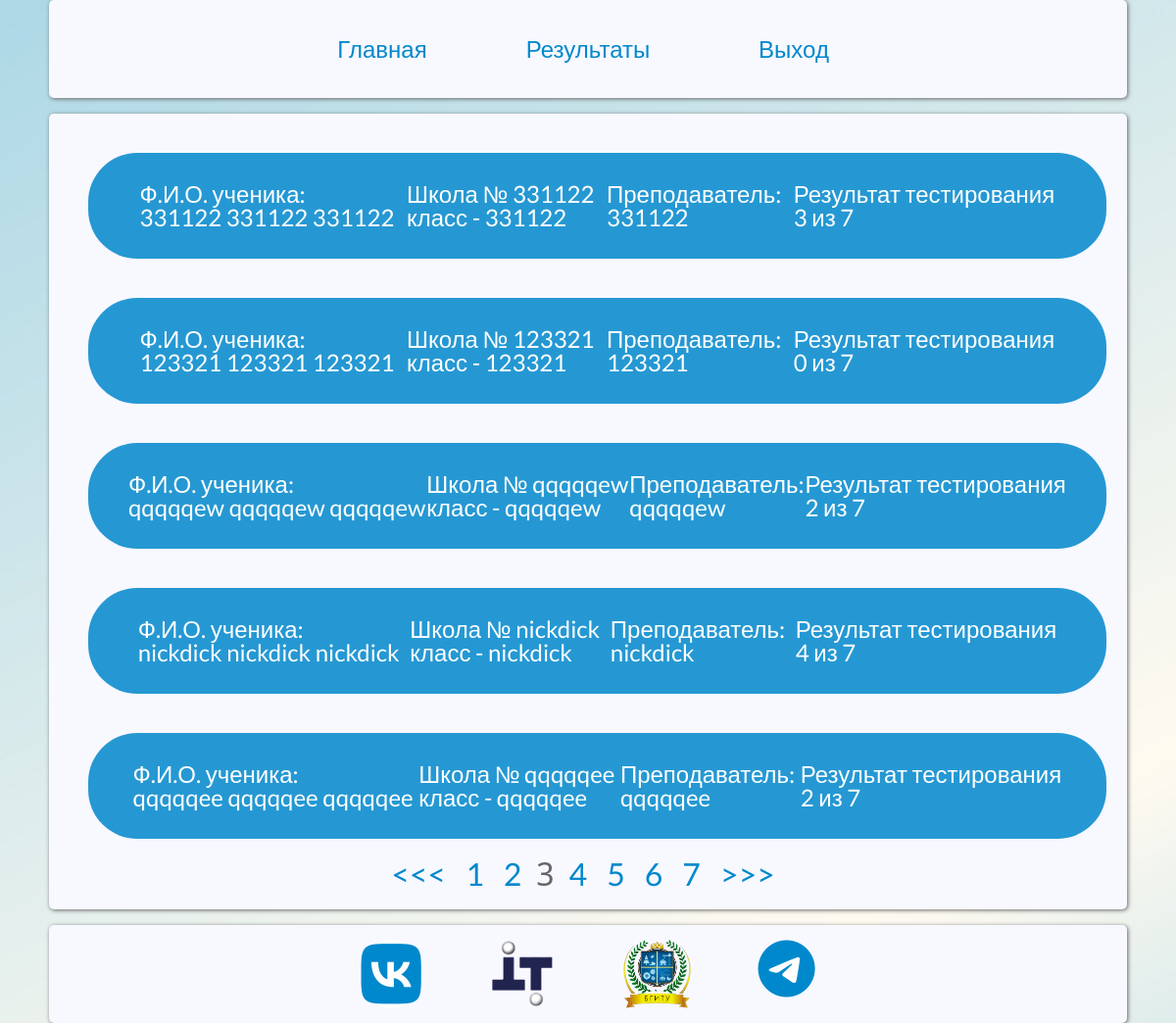
/admin/test_result?page=3 (signed in), run on the app's committed database.
### app/models.py (models this page shows, shortened)
class Test_result(db.Model):
    __tablename__ = 'test_result'
    id = db.Column(db.Integer, primary_key=True)
    test = db.Column(db.Integer, db.ForeignKey('test.id'), nullable=True)
    user = db.Column(db.Integer, db.ForeignKey('user.id'), nullable=True)
    grade = db.Column(db.Integer)
    date_time = db.Column(db.DateTime)

class User(UserMixin, db.Model):
    __tablename__ = 'user'
    id = db.Column(db.Integer, primary_key=True)
    surname = db.Column(db.String(50), nullable=False)
    name = db.Column(db.String(50), nullable=False)
    patronomyc = db.Column(db.String(50), nullable=True)
    school = db.Column(db.String(120), nullable=False)
    s_class = db.Column(db.String(10), nullable=False)
    s_teacher = db.Column(db.String(60), nullable=False)
    login = db.Column(db.String(40), nullable=False)
    password = db.Column(db.String(128), nullable=False)
    usertype = db.Column(db.String(20),nullable= False)

### app/routes.py (the view)
@app.route('/admin/test_result')
def test_result():
    user = User.query.filter_by(id=current_user.id).first()
    page = request.args.get('page', 1, type=int)
    pagination = db.session.query(Test_result.user, Test_result.grade, Test_result.date_time, User.name, User.surname,
                                  User.patronomyc, User.school, User.s_class, User.s_teacher).filter(
        Test_result.user == User.id).filter(Test_result.test == Test.id).order_by(Test_result.user.desc()).paginate(
        page=page, per_page=5)
    if user.usertype == "Администратор":
        return render_template('test_result.html',pagination=pagination,title="Просмотр результатов",menu=admin_menu)
    elif user.usertype == "Пользователь":
        return redirect(url_for('test_9c',menu=user_menu))

### app/routes.py (called while the page is built)
@Login_Manager.user_loader
def load_user(user_id):
    return User.query.get(int(user_id))

### app/templates/test_result.html (shortened to what this page needs)
{% extends "base.html" %}
{% block content %}
    <div class="result_wrapper">
        {% for i in pagination.items %}
            <div class="res-item">
                <p>Ф.И.О. ученика: <br>{{ i.surname }} {{ i.name }} {{ i.patronomyc }}</p>
                <p>Школа № {{ i.school }} <br> класс - {{ i.s_class }}</p>
                <p>Преподаватель: <br>{{ i.s_teacher }}</p>
                <p>Результат тестирования <br> {{ i.grade }} из 7
                </p>
            </div>
        {% endfor %}
        <div class="pagination">
            {% if pagination.has_prev %}
                <span>
            <a class='page-number' href="{{ url_for('.test_result', page=pagination.prev_num) }}">
                {{ '<<<' }}
            </a>
        </span>
            {% endif %}
            {% for number in pagination.iter_pages() %}
                {% if pagination.page != number %}
                    <span>
                    <a class='page-number'
                       href="{{ url_for('.test_result', page=number) }}">
                    {{ number }}
                    </a>
            </span>
                {% else %}
                    <span class='current-page-number'>{{ number }}</span>
                {% endif %}
            {% endfor %}
            {% if pagination.has_next %}
                <span>
            <a class='page-number'
               href="{{ url_for('.test_result', page=pagination.next_num) }}">
                {{ '>>>' }}
            </a>
        </span>
            {% endif %}
        </div>
    </div>
{% endblock %}

### app/static/css/styles.css (style rules this page uses)
*, *:before, *:after { box-sizing: border-box; margin: 0px; padding: 0px; }
p, a, li { font-family: 'Lato', sans-serif; }
body { background-image: url(../images/bg_main.jpg); background-attachment: fixed; }
html, body, div, span, h1, p, ul, li { margin: 0; padding: 0; border: 0; vertical-align: baseline; }
html, body, .wrap { height: 100%; line-height: 1; }
.pagination { width: 100%; margin: 0 auto; display: flex; justify-content: center; }
.pagination span { font-size: 2em; margin-right: 10px; }
.page-number { color: #0088cc; padding: 5px; text-decoration: none; }
.current-page-number { color: #666; }
.result_wrapper { max-width: 100%; position: relative; margin: 1em auto 0 auto; min-height: 767px; display: flex; flex-direction: column; justify-content: center; justify-items: center; background-color: #F8F8FF; border-radius: 5px; padding: 20px; box-shadow: 1px 1px 4px #666; }
.res-item { width: 98%; background-color: rgba(0, 136, 204, .85); border-radius: 50px; padding: 30px 40px; margin: 20px 20px; font-size: 24px; color: white; display: flex; justify-content: space-evenly; }

### data on the page
Test_result: surname "331122", name "331122", patronomyc "331122", school "331122", s_class "331122", s_teacher "331122", grade "3"
Test_result: surname "123321", name "123321", patronomyc "123321", school "123321", s_class "123321", s_teacher "123321", grade "0"
Test_result: surname "qqqqqew", name "qqqqqew", patronomyc "qqqqqew", school "qqqqqew", s_class "qqqqqew", s_teacher "qqqqqew", grade "2"
Test_result: surname "nickdick", name "nickdick", patronomyc "nickdick", school "nickdick", s_class "nickdick", s_teacher "nickdick", grade "4"
Test_result: surname "qqqqqee", name "qqqqqee", patronomyc "qqqqqee", school "qqqqqee", s_class "qqqqqee", s_teacher "qqqqqee", grade "2"

### other printed values
{{ m['name'] }} "Главная" "Результаты" "Выход"
{{ '<<<' }} "<<<"
{{ number }} "1" "2" "4" "5" "6" "7"
{{ number }} "3"
{{ '>>>' }} ">>>"
